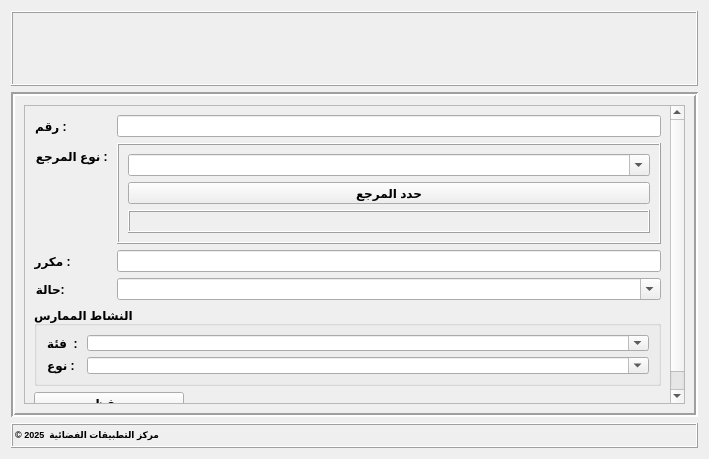
<?xml version='1.0' encoding='utf-8'?>
<ui version="4.0">
 <class>Dialog</class>
 <widget class="QDialog" name="Dialog">
  <property name="geometry">
   <rect>
    <x>0</x>
    <y>0</y>
    <width>709</width>
    <height>459</height>
   </rect>
  </property>
  <property name="minimumSize">
   <size>
    <width>572</width>
    <height>348</height>
   </size>
  </property>
  <property name="maximumSize">
   <size>
    <width>16777215</width>
    <height>16777215</height>
   </size>
  </property>
  <property name="windowTitle">
   <string>Dialog</string>
  </property>
  <property name="windowIcon">
   <iconset>
    <normaloff>../resources/icon.png</normaloff>../resources/icon.png</iconset>
  </property>
  <layout class="QVBoxLayout" name="verticalLayout_2">
   <item>
    <widget class="QFrame" name="frame_12">
     <property name="minimumSize">
      <size>
       <width>0</width>
       <height>75</height>
      </size>
     </property>
     <property name="maximumSize">
      <size>
       <width>16777215</width>
       <height>75</height>
      </size>
     </property>
     <property name="frameShape">
      <enum>QFrame::Box</enum>
     </property>
     <property name="frameShadow">
      <enum>QFrame::Raised</enum>
     </property>
     <property name="lineWidth">
      <number>1</number>
     </property>
     <layout class="QHBoxLayout" name="horizontalLayout_11">
      <property name="leftMargin">
       <number>10</number>
      </property>
      <property name="topMargin">
       <number>0</number>
      </property>
      <property name="rightMargin">
       <number>13</number>
      </property>
      <property name="bottomMargin">
       <number>0</number>
      </property>
      <item>
       <widget class="QLabel" name="label_3">
        <property name="text">
         <string />
        </property>
        <property name="pixmap">
         <pixmap>../icons/Logo_MICLAT.jpg</pixmap>
        </property>
        <property name="scaledContents">
         <bool>true</bool>
        </property>
       </widget>
      </item>
     </layout>
    </widget>
   </item>
   <item>
    <widget class="QStackedWidget" name="router">
     <property name="styleSheet">
      <string notr="true" />
     </property>
     <property name="frameShape">
      <enum>QFrame::Box</enum>
     </property>
     <property name="frameShadow">
      <enum>QFrame::Sunken</enum>
     </property>
     <property name="lineWidth">
      <number>2</number>
     </property>
     <property name="currentIndex">
      <number>4</number>
     </property>
     <widget class="QWidget" name="zone">
      <layout class="QVBoxLayout" name="verticalLayout">
       <item>
        <widget class="QFrame" name="frame">
         <property name="autoFillBackground">
          <bool>false</bool>
         </property>
         <property name="frameShape">
          <enum>QFrame::StyledPanel</enum>
         </property>
         <property name="frameShadow">
          <enum>QFrame::Raised</enum>
         </property>
         <layout class="QVBoxLayout" name="verticalLayout_7">
          <item>
           <layout class="QFormLayout" name="formLayout_zone">
            <property name="horizontalSpacing">
             <number>10</number>
            </property>
            <property name="verticalSpacing">
             <number>10</number>
            </property>
            <property name="leftMargin">
             <number>10</number>
            </property>
            <property name="topMargin">
             <number>10</number>
            </property>
            <property name="rightMargin">
             <number>10</number>
            </property>
            <property name="bottomMargin">
             <number>10</number>
            </property>
            <item row="0" column="0">
             <widget class="QLabel" name="label_25">
              <property name="font">
               <font>
                <weight>75</weight>
                <bold>true</bold>
               </font>
              </property>
              <property name="text">
               <string> : نوع</string>
              </property>
             </widget>
            </item>
            <item row="0" column="1">
             <widget class="QComboBox" name="type_zone">
              <property name="editable">
               <bool>true</bool>
              </property>
             </widget>
            </item>
            <item row="1" column="0">
             <widget class="QLabel" name="label_28">
              <property name="font">
               <font>
                <weight>75</weight>
                <bold>true</bold>
               </font>
              </property>
              <property name="text">
               <string> : اسم</string>
              </property>
             </widget>
            </item>
            <item row="1" column="1">
             <widget class="QLineEdit" name="nom_zone" />
            </item>
           </layout>
          </item>
          <item>
           <widget class="QPushButton" name="submit_zone">
            <property name="maximumSize">
             <size>
              <width>150</width>
              <height>16777215</height>
             </size>
            </property>
            <property name="font">
             <font>
              <weight>75</weight>
              <bold>true</bold>
             </font>
            </property>
            <property name="text">
             <string>حفظ</string>
            </property>
            <property name="icon">
             <iconset>
              <normaloff>../icons/icons8-save-50.png</normaloff>../icons/icons8-save-50.png</iconset>
            </property>
           </widget>
          </item>
         </layout>
        </widget>
       </item>
      </layout>
     </widget>
     <widget class="QWidget" name="roads">
      <layout class="QVBoxLayout" name="verticalLayout_4">
       <item>
        <widget class="QFrame" name="frame_2">
         <property name="frameShape">
          <enum>QFrame::StyledPanel</enum>
         </property>
         <property name="frameShadow">
          <enum>QFrame::Raised</enum>
         </property>
         <layout class="QVBoxLayout" name="verticalLayout_8">
          <item>
           <layout class="QFormLayout" name="formLayout_road">
            <property name="horizontalSpacing">
             <number>10</number>
            </property>
            <property name="verticalSpacing">
             <number>10</number>
            </property>
            <property name="leftMargin">
             <number>10</number>
            </property>
            <property name="topMargin">
             <number>10</number>
            </property>
            <property name="rightMargin">
             <number>10</number>
            </property>
            <property name="bottomMargin">
             <number>10</number>
            </property>
            <item row="0" column="0">
             <widget class="QLabel" name="label_22">
              <property name="font">
               <font>
                <weight>75</weight>
                <bold>true</bold>
               </font>
              </property>
              <property name="text">
               <string> : نوع</string>
              </property>
             </widget>
            </item>
            <item row="0" column="1">
             <widget class="QComboBox" name="type_voie">
              <property name="editable">
               <bool>true</bool>
              </property>
             </widget>
            </item>
            <item row="2" column="0">
             <widget class="QLabel" name="label_23">
              <property name="font">
               <font>
                <weight>75</weight>
                <bold>true</bold>
               </font>
              </property>
              <property name="text">
               <string> : اسم</string>
              </property>
             </widget>
            </item>
            <item row="2" column="1">
             <widget class="QLineEdit" name="nom_voie" />
            </item>
            <item row="1" column="1">
             <widget class="QLineEdit" name="dec_voie" />
            </item>
            <item row="1" column="0">
             <widget class="QLabel" name="label">
              <property name="font">
               <font>
                <weight>75</weight>
                <bold>true</bold>
               </font>
              </property>
              <property name="text">
               <string> : رقم المقرر</string>
              </property>
             </widget>
            </item>
           </layout>
          </item>
          <item>
           <widget class="QPushButton" name="submit_voie">
            <property name="maximumSize">
             <size>
              <width>150</width>
              <height>16777215</height>
             </size>
            </property>
            <property name="font">
             <font>
              <weight>75</weight>
              <bold>true</bold>
             </font>
            </property>
            <property name="text">
             <string>حفظ</string>
            </property>
            <property name="icon">
             <iconset>
              <normaloff>../icons/icons8-save-50.png</normaloff>../icons/icons8-save-50.png</iconset>
            </property>
           </widget>
          </item>
         </layout>
        </widget>
       </item>
      </layout>
     </widget>
     <widget class="QWidget" name="org">
      <layout class="QVBoxLayout" name="verticalLayout_3">
       <item>
        <widget class="QFrame" name="frame_3">
         <property name="frameShape">
          <enum>QFrame::StyledPanel</enum>
         </property>
         <property name="frameShadow">
          <enum>QFrame::Raised</enum>
         </property>
         <layout class="QVBoxLayout" name="verticalLayout_9">
          <item>
           <layout class="QFormLayout" name="formLayout_org">
            <property name="horizontalSpacing">
             <number>10</number>
            </property>
            <property name="verticalSpacing">
             <number>10</number>
            </property>
            <property name="leftMargin">
             <number>10</number>
            </property>
            <property name="topMargin">
             <number>10</number>
            </property>
            <property name="rightMargin">
             <number>10</number>
            </property>
            <property name="bottomMargin">
             <number>10</number>
            </property>
            <item row="1" column="0">
             <widget class="QLabel" name="label_18">
              <property name="font">
               <font>
                <weight>75</weight>
                <bold>true</bold>
               </font>
              </property>
              <property name="text">
               <string> : نوع</string>
              </property>
             </widget>
            </item>
            <item row="1" column="1">
             <widget class="QComboBox" name="type_org">
              <property name="editable">
               <bool>true</bool>
              </property>
             </widget>
            </item>
            <item row="2" column="0">
             <widget class="QLabel" name="label_19">
              <property name="font">
               <font>
                <weight>75</weight>
                <bold>true</bold>
               </font>
              </property>
              <property name="text">
               <string> : اسم</string>
              </property>
             </widget>
            </item>
            <item row="2" column="1">
             <widget class="QLineEdit" name="nom_org" />
            </item>
            <item row="0" column="0">
             <widget class="QLabel" name="label_4">
              <property name="font">
               <font>
                <weight>75</weight>
                <bold>true</bold>
               </font>
              </property>
              <property name="text">
               <string>: فئة</string>
              </property>
             </widget>
            </item>
            <item row="0" column="1">
             <widget class="QComboBox" name="cat_org">
              <property name="editable">
               <bool>true</bool>
              </property>
             </widget>
            </item>
           </layout>
          </item>
          <item>
           <widget class="QPushButton" name="submit_org">
            <property name="maximumSize">
             <size>
              <width>150</width>
              <height>16777215</height>
             </size>
            </property>
            <property name="font">
             <font>
              <weight>75</weight>
              <bold>true</bold>
             </font>
            </property>
            <property name="text">
             <string>حفظ</string>
            </property>
            <property name="icon">
             <iconset>
              <normaloff>../icons/icons8-save-50.png</normaloff>../icons/icons8-save-50.png</iconset>
            </property>
           </widget>
          </item>
         </layout>
        </widget>
       </item>
      </layout>
     </widget>
     <widget class="QWidget" name="city">
      <layout class="QVBoxLayout" name="verticalLayout_5">
       <item>
        <widget class="QFrame" name="frame_4">
         <property name="frameShape">
          <enum>QFrame::StyledPanel</enum>
         </property>
         <property name="frameShadow">
          <enum>QFrame::Raised</enum>
         </property>
         <layout class="QVBoxLayout" name="verticalLayout_10">
          <item>
           <layout class="QFormLayout" name="formLayout_city">
            <property name="horizontalSpacing">
             <number>10</number>
            </property>
            <property name="verticalSpacing">
             <number>10</number>
            </property>
            <property name="leftMargin">
             <number>10</number>
            </property>
            <property name="topMargin">
             <number>10</number>
            </property>
            <property name="rightMargin">
             <number>10</number>
            </property>
            <property name="bottomMargin">
             <number>10</number>
            </property>
            <item row="0" column="0">
             <widget class="QLabel" name="label_27">
              <property name="font">
               <font>
                <weight>75</weight>
                <bold>true</bold>
               </font>
              </property>
              <property name="text">
               <string> : نوع</string>
              </property>
             </widget>
            </item>
            <item row="0" column="1">
             <widget class="QComboBox" name="type_city">
              <property name="editable">
               <bool>true</bool>
              </property>
             </widget>
            </item>
            <item row="1" column="0">
             <widget class="QLabel" name="label_32">
              <property name="font">
               <font>
                <weight>75</weight>
                <bold>true</bold>
               </font>
              </property>
              <property name="text">
               <string> : اسم</string>
              </property>
             </widget>
            </item>
            <item row="1" column="1">
             <widget class="QLineEdit" name="nom_city" />
            </item>
           </layout>
          </item>
          <item>
           <widget class="QPushButton" name="submit_city">
            <property name="maximumSize">
             <size>
              <width>150</width>
              <height>16777215</height>
             </size>
            </property>
            <property name="font">
             <font>
              <weight>75</weight>
              <bold>true</bold>
             </font>
            </property>
            <property name="text">
             <string>حفظ</string>
            </property>
            <property name="icon">
             <iconset>
              <normaloff>../icons/icons8-save-50.png</normaloff>../icons/icons8-save-50.png</iconset>
            </property>
           </widget>
          </item>
         </layout>
        </widget>
       </item>
      </layout>
     </widget>
     <widget class="QWidget" name="num">
      <layout class="QVBoxLayout" name="verticalLayout_11">
       <item>
        <widget class="QScrollArea" name="scrollArea">
         <property name="widgetResizable">
          <bool>true</bool>
         </property>
         <widget class="QWidget" name="scrollAreaWidgetContents">
          <property name="geometry">
           <rect>
            <x>0</x>
            <y>0</y>
            <width>646</width>
            <height>313</height>
           </rect>
          </property>
          <layout class="QVBoxLayout" name="verticalLayout_6">
           <item>
            <layout class="QFormLayout" name="formLayout">
             <item row="0" column="0">
              <widget class="QLabel" name="label_34">
               <property name="font">
                <font>
                 <weight>75</weight>
                 <bold>true</bold>
                </font>
               </property>
               <property name="text">
                <string> : رقم</string>
               </property>
              </widget>
             </item>
             <item row="0" column="1">
              <widget class="QLineEdit" name="num_val" />
             </item>
             <item row="1" column="0">
              <widget class="QLabel" name="label_36">
               <property name="font">
                <font>
                 <weight>75</weight>
                 <bold>true</bold>
                </font>
               </property>
               <property name="text">
                <string> : نوع المرجع</string>
               </property>
              </widget>
             </item>
             <item row="1" column="1">
              <widget class="QFrame" name="frame_14">
               <property name="minimumSize">
                <size>
                 <width>290</width>
                 <height>101</height>
                </size>
               </property>
               <property name="frameShape">
                <enum>QFrame::Box</enum>
               </property>
               <property name="frameShadow">
                <enum>QFrame::Raised</enum>
               </property>
               <layout class="QVBoxLayout" name="verticalLayout_21">
                <item>
                 <widget class="QComboBox" name="dyn_ref3">
                  <property name="editable">
                   <bool>true</bool>
                  </property>
                 </widget>
                </item>
                <item>
                 <widget class="QPushButton" name="select_ref3">
                  <property name="font">
                   <font>
                    <weight>75</weight>
                    <bold>true</bold>
                   </font>
                  </property>
                  <property name="text">
                   <string>حدد المرجع</string>
                  </property>
                  <property name="icon">
                   <iconset>
                    <normaloff>../icons/icons8-select-50.png</normaloff>../icons/icons8-select-50.png</iconset>
                  </property>
                 </widget>
                </item>
                <item>
                 <widget class="QFrame" name="frame_17">
                  <property name="frameShape">
                   <enum>QFrame::Box</enum>
                  </property>
                  <property name="frameShadow">
                   <enum>QFrame::Raised</enum>
                  </property>
                  <layout class="QVBoxLayout" name="verticalLayout_22">
                   <property name="leftMargin">
                    <number>0</number>
                   </property>
                   <property name="topMargin">
                    <number>0</number>
                   </property>
                   <property name="rightMargin">
                    <number>0</number>
                   </property>
                   <property name="bottomMargin">
                    <number>0</number>
                   </property>
                   <item>
                    <widget class="QLabel" name="ref_name3">
                     <property name="minimumSize">
                      <size>
                       <width>0</width>
                       <height>25</height>
                      </size>
                     </property>
                     <property name="font">
                      <font>
                       <weight>75</weight>
                       <bold>true</bold>
                      </font>
                     </property>
                     <property name="frameShape">
                      <enum>QFrame::NoFrame</enum>
                     </property>
                     <property name="text">
                      <string />
                     </property>
                     <property name="wordWrap">
                      <bool>true</bool>
                     </property>
                    </widget>
                   </item>
                  </layout>
                 </widget>
                </item>
               </layout>
              </widget>
             </item>
             <item row="2" column="0">
              <widget class="QLabel" name="label_38">
               <property name="font">
                <font>
                 <weight>75</weight>
                 <bold>true</bold>
                </font>
               </property>
               <property name="text">
                <string> : مكرر</string>
               </property>
              </widget>
             </item>
             <item row="2" column="1">
              <widget class="QLineEdit" name="repetition" />
             </item>
             <item row="3" column="0">
              <widget class="QLabel" name="label_2">
               <property name="font">
                <font>
                 <weight>75</weight>
                 <bold>true</bold>
                </font>
               </property>
               <property name="text">
                <string> :حالة</string>
               </property>
              </widget>
             </item>
             <item row="3" column="1">
              <widget class="QComboBox" name="num_etat">
               <property name="editable">
                <bool>true</bool>
               </property>
              </widget>
             </item>
            </layout>
           </item>
           <item>
            <widget class="QGroupBox" name="groupBox_8">
             <property name="minimumSize">
              <size>
               <width>0</width>
               <height>80</height>
              </size>
             </property>
             <property name="font">
              <font>
               <weight>75</weight>
               <bold>true</bold>
              </font>
             </property>
             <property name="title">
              <string>النشاط الممارس</string>
             </property>
             <property name="alignment">
              <set>Qt::AlignLeading|Qt::AlignLeft|Qt::AlignVCenter</set>
             </property>
             <layout class="QVBoxLayout" name="verticalLayout_31">
              <item>
               <layout class="QFormLayout" name="formLayout_6">
                <item row="0" column="0">
                 <widget class="QLabel" name="label_41">
                  <property name="font">
                   <font>
                    <weight>75</weight>
                    <bold>true</bold>
                   </font>
                  </property>
                  <property name="text">
                   <string> :  فئة</string>
                  </property>
                 </widget>
                </item>
                <item row="0" column="1">
                 <widget class="QComboBox" name="cat_act_3">
                  <property name="editable">
                   <bool>true</bool>
                  </property>
                 </widget>
                </item>
                <item row="1" column="0">
                 <widget class="QLabel" name="label_43">
                  <property name="font">
                   <font>
                    <weight>75</weight>
                    <bold>true</bold>
                   </font>
                  </property>
                  <property name="text">
                   <string> : نوع</string>
                  </property>
                 </widget>
                </item>
                <item row="1" column="1">
                 <widget class="QComboBox" name="type_act_3">
                  <property name="editable">
                   <bool>true</bool>
                  </property>
                 </widget>
                </item>
               </layout>
              </item>
             </layout>
            </widget>
           </item>
           <item>
            <widget class="QPushButton" name="submit_num">
             <property name="maximumSize">
              <size>
               <width>150</width>
               <height>16777215</height>
              </size>
             </property>
             <property name="font">
              <font>
               <weight>75</weight>
               <bold>true</bold>
              </font>
             </property>
             <property name="text">
              <string>حفظ</string>
             </property>
             <property name="icon">
              <iconset>
               <normaloff>../icons/icons8-save-50.png</normaloff>../icons/icons8-save-50.png</iconset>
             </property>
            </widget>
           </item>
          </layout>
         </widget>
        </widget>
       </item>
      </layout>
     </widget>
     <widget class="QWidget" name="pan">
      <layout class="QFormLayout" name="formLayout_3">
       <item row="0" column="0">
        <widget class="QLabel" name="label_30">
         <property name="font">
          <font>
           <weight>75</weight>
           <bold>true</bold>
          </font>
         </property>
         <property name="text">
          <string> : حالة التركيب</string>
         </property>
        </widget>
       </item>
       <item row="0" column="1">
        <widget class="QComboBox" name="etat_mont">
         <property name="editable">
          <bool>true</bool>
         </property>
        </widget>
       </item>
       <item row="1" column="0">
        <widget class="QLabel" name="label_42">
         <property name="font">
          <font>
           <weight>75</weight>
           <bold>true</bold>
          </font>
         </property>
         <property name="text">
          <string> : نوع المرجع</string>
         </property>
        </widget>
       </item>
       <item row="1" column="1">
        <widget class="QFrame" name="frame_15">
         <property name="minimumSize">
          <size>
           <width>290</width>
           <height>101</height>
          </size>
         </property>
         <property name="maximumSize">
          <size>
           <width>16777215</width>
           <height>128</height>
          </size>
         </property>
         <property name="frameShape">
          <enum>QFrame::Box</enum>
         </property>
         <property name="frameShadow">
          <enum>QFrame::Raised</enum>
         </property>
         <layout class="QVBoxLayout" name="verticalLayout_23">
          <item>
           <widget class="QComboBox" name="dyn_ref4">
            <property name="editable">
             <bool>true</bool>
            </property>
           </widget>
          </item>
          <item>
           <widget class="QPushButton" name="select_ref4">
            <property name="font">
             <font>
              <weight>75</weight>
              <bold>true</bold>
             </font>
            </property>
            <property name="text">
             <string>حدد المرجع</string>
            </property>
            <property name="icon">
             <iconset>
              <normaloff>../icons/icons8-select-50.png</normaloff>../icons/icons8-select-50.png</iconset>
            </property>
           </widget>
          </item>
          <item>
           <widget class="QFrame" name="frame_18">
            <property name="frameShape">
             <enum>QFrame::Box</enum>
            </property>
            <property name="frameShadow">
             <enum>QFrame::Raised</enum>
            </property>
            <layout class="QVBoxLayout" name="verticalLayout_24">
             <property name="leftMargin">
              <number>0</number>
             </property>
             <property name="topMargin">
              <number>0</number>
             </property>
             <property name="rightMargin">
              <number>0</number>
             </property>
             <property name="bottomMargin">
              <number>0</number>
             </property>
             <item>
              <widget class="QLabel" name="ref_name4">
               <property name="minimumSize">
                <size>
                 <width>0</width>
                 <height>25</height>
                </size>
               </property>
               <property name="font">
                <font>
                 <weight>75</weight>
                 <bold>true</bold>
                </font>
               </property>
               <property name="frameShape">
                <enum>QFrame::NoFrame</enum>
               </property>
               <property name="text">
                <string />
               </property>
               <property name="wordWrap">
                <bool>true</bool>
               </property>
              </widget>
             </item>
            </layout>
           </widget>
          </item>
         </layout>
        </widget>
       </item>
       <item row="2" column="0">
        <widget class="QPushButton" name="submit_pan">
         <property name="maximumSize">
          <size>
           <width>150</width>
           <height>16777215</height>
          </size>
         </property>
         <property name="font">
          <font>
           <weight>75</weight>
           <bold>true</bold>
          </font>
         </property>
         <property name="text">
          <string>حفظ</string>
         </property>
         <property name="icon">
          <iconset>
           <normaloff>../icons/icons8-save-50.png</normaloff>../icons/icons8-save-50.png</iconset>
         </property>
        </widget>
       </item>
      </layout>
     </widget>
    </widget>
   </item>
   <item>
    <widget class="QFrame" name="frame_10">
     <property name="minimumSize">
      <size>
       <width>0</width>
       <height>25</height>
      </size>
     </property>
     <property name="maximumSize">
      <size>
       <width>16777215</width>
       <height>25</height>
      </size>
     </property>
     <property name="styleSheet">
      <string notr="true" />
     </property>
     <property name="frameShape">
      <enum>QFrame::Box</enum>
     </property>
     <property name="frameShadow">
      <enum>QFrame::Raised</enum>
     </property>
     <layout class="QFormLayout" name="formLayout_2">
      <property name="horizontalSpacing">
       <number>2</number>
      </property>
      <property name="verticalSpacing">
       <number>2</number>
      </property>
      <property name="leftMargin">
       <number>2</number>
      </property>
      <property name="topMargin">
       <number>2</number>
      </property>
      <property name="rightMargin">
       <number>2</number>
      </property>
      <property name="bottomMargin">
       <number>2</number>
      </property>
      <item row="0" column="0">
       <widget class="QLabel" name="label_26">
        <property name="minimumSize">
         <size>
          <width>0</width>
          <height>15</height>
         </size>
        </property>
        <property name="maximumSize">
         <size>
          <width>16777215</width>
          <height>15</height>
         </size>
        </property>
        <property name="font">
         <font>
          <pointsize>7</pointsize>
          <weight>75</weight>
          <bold>true</bold>
         </font>
        </property>
        <property name="text">
         <string>مركز التطبيقات الفضائية  2025 ©</string>
        </property>
       </widget>
      </item>
     </layout>
    </widget>
   </item>
  </layout>
 </widget>
 <resources />
 <connections />
</ui>
